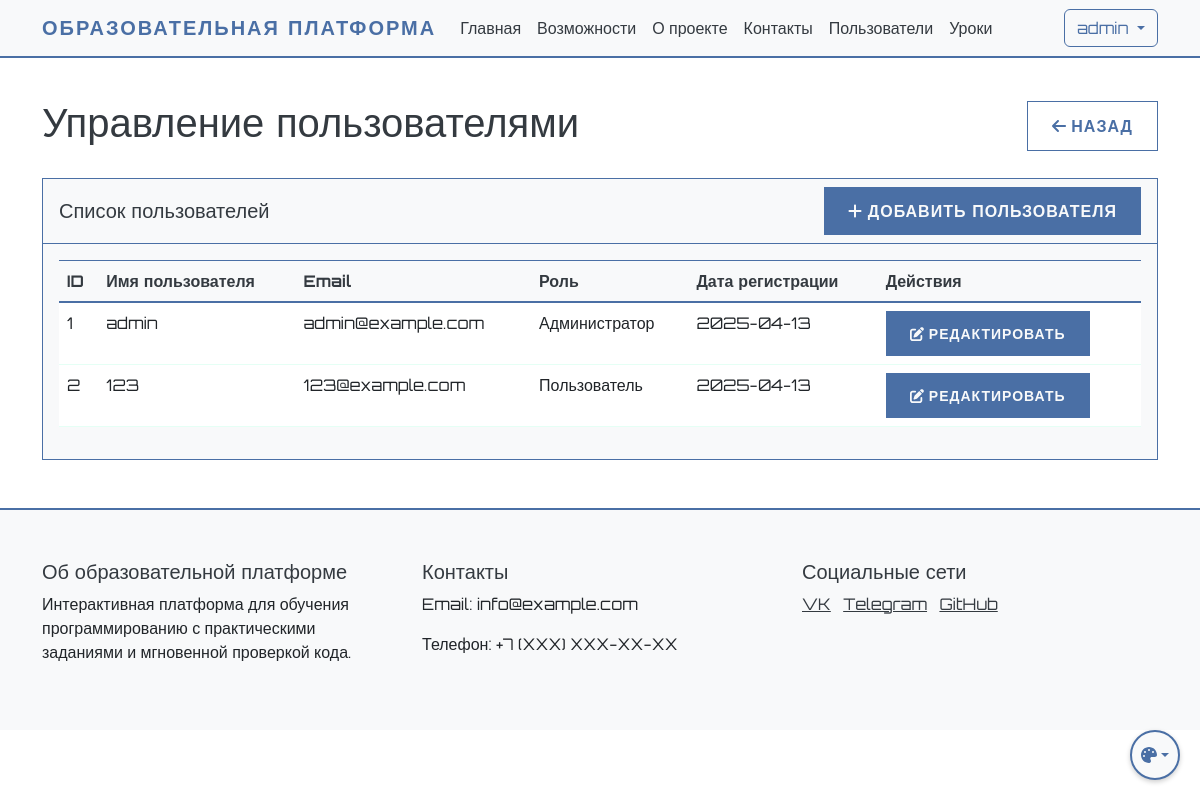
Before: /admin/users (signed in) with the older database file.
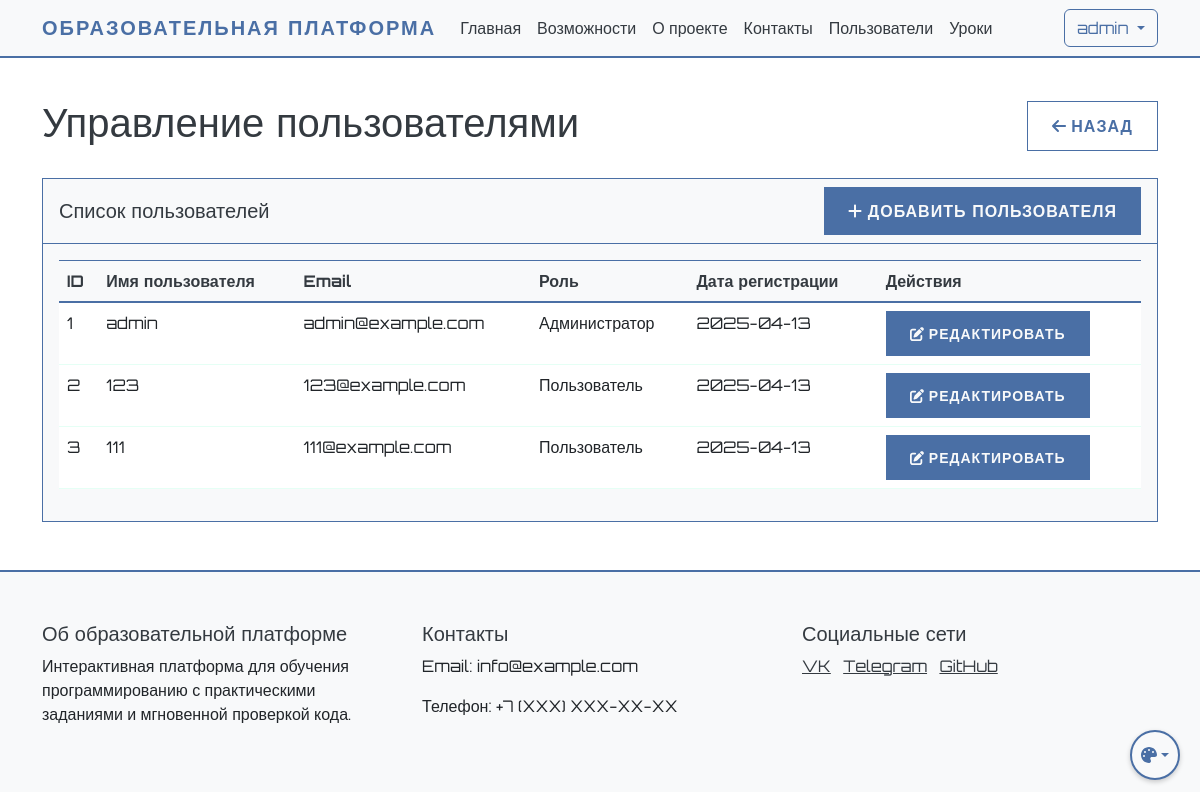
After: the same page with the newer database file.
### app.py (models this page shows, shortened)
class User(UserMixin, db.Model):
    id = db.Column(db.Integer, primary_key=True)
    name = db.Column(db.String(100), nullable=False)
    username = db.Column(db.String(80), unique=True, nullable=False)
    email = db.Column(db.String(120), unique=True, nullable=False)
    password_hash = db.Column(db.String(128))
    is_admin = db.Column(db.Boolean, default=False)
    created_at = db.Column(db.DateTime, default=db.func.now())
    last_login = db.Column(db.DateTime)
    is_active = db.Column(db.Boolean, default=True)
    progress = db.relationship('UserProgress', backref='user', lazy=True)
    ratings = db.relationship('UserRating', backref='user', lazy=True)
    chat_messages = db.relationship('ChatMessage', backref='user', lazy=True)

### app.py (the view)
@app.route('/admin/users')
@login_required
def user_list():
    if not current_user.is_admin:
        abort(403)  # Запрет доступа для не-админов
    users = User.query.all()
    return render_template('user_list.html', users=users)

### app.py (called while the page is built)
@login_manager.user_loader
def load_user(user_id):
    return User.query.get(int(user_id))

### templates/user_list.html (shortened to what this page needs)
{% extends "base.html" %}
{% block content %}
<div class="container mt-4">
    <div class="d-flex justify-content-between align-items-center mb-4">
        <h1>Управление пользователями</h1>
        <a href="{{ url_for('student_dashboard') }}" class="btn btn-secondary">
            <i class="fas fa-arrow-left"></i> Назад
        </a>
    </div>
    <div class="card">
        <div class="card-header">
            <div class="d-flex justify-content-between align-items-center">
                <h5 class="mb-0">Список пользователей</h5>
                <a href="{{ url_for('add_user') }}" class="btn btn-primary">
                    <i class="fas fa-plus"></i> Добавить пользователя
                </a>
            </div>
        </div>
        <div class="card-body">
            {% if users %}
                <div class="table-responsive">
                    <table class="table">
                        <thead>
                            <tr>
                                <th>ID</th>
                                <th>Имя пользователя</th>
                                <th>Email</th>
                                <th>Роль</th>
                                <th>Дата регистрации</th>
                                <th>Действия</th>
                            </tr>
                        </thead>
                        <tbody>
                            {% for user in users %}
                                <tr>
                                    <td>{{ user.id }}</td>
                                    <td>{{ user.username }}</td>
                                    <td>{{ user.email }}</td>
                                    <td>{{ 'Администратор' if user.is_admin else 'Пользователь' }}</td>
                                    <td>{{ user.created_at.strftime('%Y-%m-%d') }}</td>
                                    <td>
                                        <a href="{{ url_for('edit_user', user_id=user.id) }}" class="btn btn-sm btn-primary">
                                            <i class="fas fa-edit"></i> Редактировать
                                        </a>
                                    </td>
                                </tr>
                            {% endfor %}
                        </tbody>
                    </table>
                </div>
            {% else %}
                <div class="alert alert-info">
                    Пользователи не найдены.
                </div>
            {% endif %}
        </div>
    </div>
</div>
{% endblock %}

### templates/base.html (shortened to what this page needs)
<!DOCTYPE html>
<html lang="ru">
<head>
    <link href="https://cdn.jsdelivr.net/npm/bootstrap@5.3.0/dist/css/bootstrap.min.css" rel="stylesheet">
    <link href="{{ url_for('static', filename='css/cyberpunk.css') }}" rel="stylesheet">
</head>
<body data-theme="neutral">
    <nav class="navbar navbar-expand-lg navbar-dark">
        <div class="container">
            <a class="navbar-brand" href="{{ url_for('index') }}">Образовательная платформа</a>
            <div class="collapse navbar-collapse" id="navbarNav">
                <ul class="navbar-nav me-auto">
                    <li class="nav-item">
                        <a class="nav-link" href="{{ url_for('index') }}">Главная</a>
                    </li>
                    <li class="nav-item">
                        <a class="nav-link" href="#features">Возможности</a>
                    </li>
                    <li class="nav-item">
                        <a class="nav-link" href="#about">О проекте</a>
                    </li>
                    <li class="nav-item">
                        <a class="nav-link" href="#contact">Контакты</a>
                    </li>
                    {% if current_user.is_admin %}
                    <li class="nav-item">
                            <a class="nav-link" href="{{ url_for('user_list') }}">Пользователи</a>
                    </li>
                    <li class="nav-item">
                            <a class="nav-link" href="{{ url_for('lesson_list') }}">Уроки</a>
                    </li>
                    {% endif %}
                </ul>
                <div class="d-flex">
                    {% if current_user.is_authenticated %}
                        <div class="dropdown">
                            <button class="btn btn-outline-light dropdown-toggle" type="button" id="userMenu" data-bs-toggle="dropdown">
                                {{ current_user.username }}
                            </button>
                        </div>
                    {% else %}
                        <a href="{{ url_for('login') }}" class="btn btn-outline-light me-2">Войти</a>
                    {% endif %}
                </div>
            </div>
        </div>
    </nav>
    {% block content %}{% endblock %}
    <footer class="footer mt-5">
        <div class="container">
            <div class="row">
                <div class="col-md-4">
                    <h5>Об образовательной платформе</h5>
                    <p>Интерактивная платформа для обучения программированию с практическими заданиями и мгновенной проверкой кода.</p>
                </div>
                <div class="col-md-4">
                    <h5>Контакты</h5>
                    <p>Email: info@example.com</p>
                    <p>Телефон: +7 (XXX) XXX-XX-XX</p>
                </div>
                <div class="col-md-4">
                    <h5>Социальные сети</h5>
                    <a href="#" class="text-white me-2">VK</a>
                    <a href="#" class="text-white me-2">Telegram</a>
                    <a href="#" class="text-white">GitHub</a>
                </div>
            </div>
        </div>
    </footer>
    <div class="theme-switch">
        <button class="btn dropdown-toggle" type="button" id="themeDropdown" data-bs-toggle="dropdown" aria-expanded="false">
            <i class="fas fa-palette"></i>
        </button>
    </div>
</body>
</html>

### static/css/cyberpunk.css (style rules this page uses)
:root[data-theme="neutral"] { --cyber-primary: #4a6fa5; --cyber-secondary: #6c757d; --cyber-dark: #f8f9fa; --cyber-bg: #ffffff; --cyber-text: #212529; --cyber-text-light: #343a40; --cyber-text-muted: #6c757d; --cyber-card-bg: #f8f9fa; --cyber-text-dark: #212529; --cyber-info: #17a2b8; }
:root { transition: background-color 0.5s ease, color 0.5s ease, border-color 0.5s ease; }
body { font-family: 'Orbitron', sans-serif; background-color: var(--cyber-bg); color: var(--cyber-text); min-height: 100vh; display: flex; flex-direction: column; transition: background-color 0.5s ease, color 0.5s ease; }
.navbar { background-color: var(--cyber-dark) !important; border-bottom: 2px solid var(--cyber-primary); transition: background-color 0.5s ease, color 0.5s ease, border-color 0.5s ease; }
.navbar-brand { color: var(--cyber-primary) !important; font-weight: 700; text-transform: uppercase; letter-spacing: 2px; }
.nav-link { color: var(--cyber-text-light) !important; transition: all 0.3s ease; }
.btn-outline-light { border-color: var(--cyber-primary); color: var(--cyber-primary); transition: all 0.3s ease; }
.footer { background-color: var(--cyber-dark); border-top: 2px solid var(--cyber-primary); color: var(--cyber-text-light); padding: 50px 0; transition: background-color 0.5s ease, color 0.5s ease, border-color 0.5s ease; }
.text-white { color: var(--cyber-text-light) !important; }
h1, h2, h3, h4, h5, h6 { color: var(--cyber-text-light); }
p { color: var(--cyber-text); }
.card { background-color: var(--cyber-card-bg); border: 1px solid var(--cyber-primary); color: var(--cyber-text-light); transition: background-color 0.5s ease, color 0.5s ease, border-color 0.5s ease; }
.card-header { background-color: rgba(0, 255, 157, 0.1); border-bottom: 1px solid var(--cyber-primary); color: var(--cyber-text-light); }
.card-body { background-color: var(--cyber-card-bg); color: var(--cyber-text-light); }
.table { color: var(--cyber-text-light); transition: background-color 0.5s ease, color 0.5s ease, border-color 0.5s ease; }
.table thead th { background-color: var(--cyber-card-bg); border-bottom: 2px solid var(--cyber-primary); color: var(--cyber-text-light); }
.table tbody tr { background-color: var(--cyber-card-bg); border-bottom: 1px solid rgba(0, 255, 157, 0.1); }
.btn-outline-light { animation: cyberGlow 2s infinite; }
.btn-primary { background-color: var(--cyber-primary); border: none; color: var(--cyber-dark); padding: 0.75rem 1.5rem; border-radius: 0; font-weight: 600; letter-spacing: 1px; text-transform: uppercase; transition: all 0.3s ease; }
.btn-secondary { background-color: transparent; border: 1px solid var(--cyber-primary); color: var(--cyber-primary); padding: 0.75rem 1.5rem; border-radius: 0; font-weight: 600; letter-spacing: 1px; text-transform: uppercase; transition: all 0.3s ease; }
.card { background-color: var(--cyber-card-bg); border: 1px solid var(--cyber-primary); border-radius: 0; }
.card-header { background-color: var(--cyber-card-bg); border-bottom: 1px solid var(--cyber-primary); color: var(--cyber-text-light); }
.card-body { color: var(--cyber-text-light); }
.table { color: var(--cyber-text-light); }
.table thead th { border-bottom: 2px solid var(--cyber-primary); color: var(--cyber-text-light); }
.table td, .table th { border-top: 1px solid var(--cyber-primary); }
.theme-switch { position: fixed; bottom: 20px; right: 20px; z-index: 1000; }
.theme-switch .btn { width: 40px; height: 40px; border-radius: 50%; padding: 0; display: flex; align-items: center; justify-content: center; box-shadow: 0 2px 5px rgba(0,0,0,0.2); }

Changed rows visible on the page:
added User: id "3", username "111", email "111@example.com", is_admin "Пользователь", created_at "2025-04-13"
